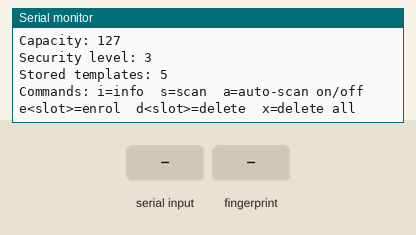
Simulated run of this sketch. Board: ESP32. On the bench: the last lines printed to the serial monitor. The inputs (shaded band) are chosen by the test bench.

Above: at 1.8 s.
1.9 s: "x\n" received over Serial
At 3.1 s:
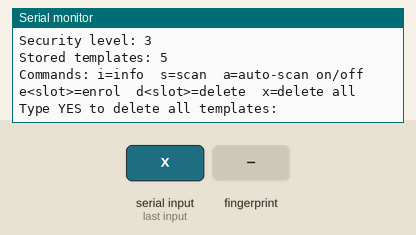
3.4 s: "YES\n" received over Serial
At 4.6 s:
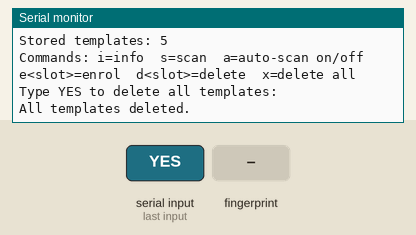
4.9 s: "s90\n" received over Serial
At 5.6 s:
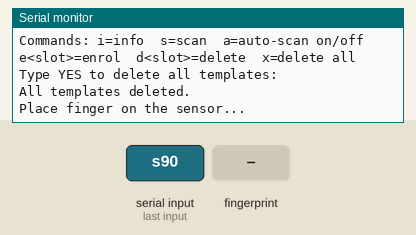
6.4 s: finger stored as number 1 placed on the sensor
At 8.0 s:
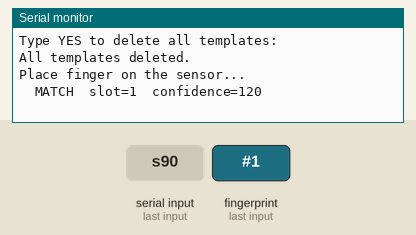
8.3 s: "a90\n" received over Serial
At 9.4 s:
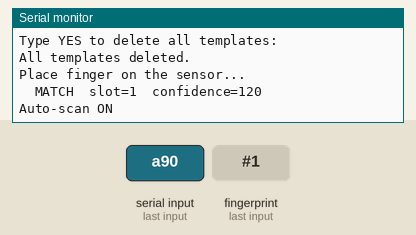
9.8 s: "a,45\n" received over Serial
At 10.9 s:
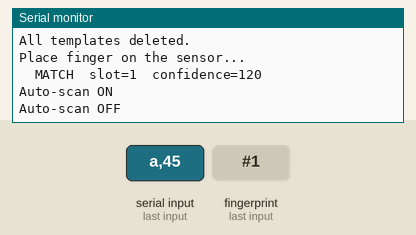

The sketch:

fingerprint_test.ino
```cpp
// fingerprint_test.ino - Stage 1 bench test for the DY50 (DY50-2 v1) fingerprint sensor on an ESP32
// Biometric Student Attendance terminal. Wiring: see docs/hardware/fingerprint-wiring.png
// Serial Monitor: 115200 baud, line ending "Newline". Type a command and press Enter:
//   i        sensor info (capacity, security level, stored templates)
//   s        scan once: place a finger, prints slot + confidence (1:N search)
//   a        toggle auto-scan mode (scans continuously, like the real terminal will)
//   e<slot>  enrol a finger into a slot, e.g. e1
//   d<slot>  delete one slot, e.g. d1
//   x        delete ALL slots (asks for confirmation)

#include <Adafruit_Fingerprint.h>  // driver for DY50 / FPM10A / R307 / AS608 sensors (same protocol) (Library Manager: "Adafruit Fingerprint Sensor Library")

const int FP_RX_PIN = 16;  // ESP32 GPIO16 = UART2 RX, wired to the sensor's TX
const int FP_TX_PIN = 17;  // ESP32 GPIO17 = UART2 TX, wired to the sensor's RX
const uint32_t FP_BAUD = 57600;  // factory default baud rate of these sensors
const uint16_t FINGER_TIMEOUT_MS = 10000;  // how long we wait for a finger before giving up

HardwareSerial fingerSerial(2);  // use the ESP32's hardware UART number 2
Adafruit_Fingerprint finger(&fingerSerial);  // sensor object that talks over UART2

bool autoScan = false;  // true = keep scanning in loop() without typing 's'

void printHelp() {  // list the available commands
  Serial.println("Commands: i=info  s=scan  a=auto-scan on/off  e<slot>=enrol  d<slot>=delete  x=delete all");  // one-line help
}

bool waitForFinger(uint16_t timeoutMs) {  // wait until a finger image is captured, or time out
  unsigned long start = millis();  // remember when we started waiting
  while (millis() - start < timeoutMs) {  // keep trying until the timeout
    uint8_t r = finger.getImage();  // ask the sensor to take a picture
    if (r == FINGERPRINT_OK) return true;  // got an image
    if (r != FINGERPRINT_NOFINGER) Serial.println("  imaging error, keep finger still");  // something other than "no finger yet"
    delay(50);  // short pause between attempts
  }
  return false;  // nobody placed a finger in time
}

void waitForRemoval() {  // wait until the finger is lifted off the glass
  while (finger.getImage() != FINGERPRINT_NOFINGER) delay(50);  // keep checking until the glass is empty
}

void showInfo() {  // print the sensor's parameters
  finger.getParameters();  // read capacity, security level, etc. from the sensor
  finger.getTemplateCount();  // count stored fingerprints
  Serial.print("Capacity: "); Serial.println(finger.capacity);  // maximum templates the sensor can hold
  Serial.print("Security level: "); Serial.println(finger.security_level);  // 1 (loose) .. 5 (strict); design targets level 3
  Serial.print("Stored templates: "); Serial.println(finger.templateCount);  // how many slots are in use
}

bool scanOnce(uint16_t timeoutMs, bool quiet) {  // capture a finger and search all stored templates (1:N)
  if (!quiet) Serial.println("Place finger on the sensor...");  // prompt
  if (!waitForFinger(timeoutMs)) {  // nothing placed in time
    if (!quiet) Serial.println("  no finger detected");  // tell the user
    return false;  // give up
  }
  if (finger.image2Tz(1) != FINGERPRINT_OK) {  // convert the image to features in buffer 1
    Serial.println("  unclear image, try again (press firmly, finger dry and clean)");  // usual cause of failure
    waitForRemoval();  // wait for the finger to lift
    return false;  // try again next time
  }
  uint8_t r = finger.fingerSearch();  // compare buffer 1 against every stored template
  if (r == FINGERPRINT_OK) {  // a match was found
    Serial.print("  MATCH  slot="); Serial.print(finger.fingerID);  // which slot matched (the backend maps slot -> student)
    Serial.print("  confidence="); Serial.println(finger.confidence);  // match score (backend threshold: fp_accept_confidence)
  } else if (r == FINGERPRINT_NOTFOUND) {  // valid print but not enrolled
    Serial.println("  NO MATCH (finger not enrolled)");  // terminal would show "Not recognised"
  } else {  // communication problem
    Serial.println("  search error (check wiring)");  // usually a loose wire
  }
  waitForRemoval();  // don't scan the same touch twice
  return r == FINGERPRINT_OK;  // true only on a match
}

bool enrol(uint16_t slot) {  // capture the same finger twice and store it in a slot
  Serial.print("Enrolling into slot "); Serial.println(slot);  // confirm the target slot
  Serial.println("Place finger...");  // first capture
  if (!waitForFinger(FINGER_TIMEOUT_MS)) { Serial.println("  timed out"); return false; }  // no finger
  if (finger.image2Tz(1) != FINGERPRINT_OK) { Serial.println("  unclear image, start again"); return false; }  // bad first image
  Serial.println("  OK. Remove finger.");  // ask the user to lift
  delay(500);  // small pause so the user reacts
  waitForRemoval();  // wait until lifted
  Serial.println("Place the SAME finger again...");  // second capture
  if (!waitForFinger(FINGER_TIMEOUT_MS)) { Serial.println("  timed out"); return false; }  // no finger
  if (finger.image2Tz(2) != FINGERPRINT_OK) { Serial.println("  unclear image, start again"); return false; }  // bad second image
  uint8_t r = finger.createModel();  // combine both captures into one template
  if (r == FINGERPRINT_ENROLLMISMATCH) { Serial.println("  the two captures didn't match, start again"); return false; }  // different finger or poor placement
  if (r != FINGERPRINT_OK) { Serial.println("  could not create template"); return false; }  // other error
  r = finger.storeModel(slot);  // save the template in the sensor's flash at this slot
  if (r != FINGERPRINT_OK) { Serial.println("  could not store (slot out of range?)"); return false; }  // e.g. slot > capacity
  Serial.println("  STORED. Enrolment complete.");  // success
  waitForRemoval();  // tidy up
  return true;  // done
}

void setup() {  // runs once at power-up
  Serial.begin(115200);  // USB serial monitor
  delay(500);  // give the monitor time to attach
  fingerSerial.begin(FP_BAUD, SERIAL_8N1, FP_RX_PIN, FP_TX_PIN);  // start UART2 on our chosen pins
  delay(100);  // let the sensor settle
  if (finger.verifyPassword()) {  // handshake using the default password (0x00000000)
    Serial.println("DY50 found.");  // wiring and power are good
  } else {  // no reply
    Serial.println("DY50 NOT found. Check: VCC on VIN (5V), GND, sensor TX->GPIO16, sensor RX->GPIO17 (try swapping TX/RX).");  // most common fixes
    while (true) delay(1000);  // stop here until reset
  }
  showInfo();  // print capacity and current templates
  printHelp();  // show the command list
}

void loop() {  // runs forever
  if (Serial.available()) {  // a command was typed
    String line = Serial.readStringUntil('\n');  // read the whole line
    line.trim();  // remove spaces and \r
    if (line.length() == 0) return;  // ignore empty lines
    char cmd = line.charAt(0);  // first character = command
    int arg = line.substring(1).toInt();  // the rest = number (slot), 0 if none
    if (cmd == 'i') showInfo();  // info
    else if (cmd == 's') scanOnce(FINGER_TIMEOUT_MS, false);  // single scan
    else if (cmd == 'a') { autoScan = !autoScan; Serial.println(autoScan ? "Auto-scan ON" : "Auto-scan OFF"); }  // toggle auto mode
    else if (cmd == 'e' && arg >= 1) enrol(arg);  // enrol into slot arg
    else if (cmd == 'd' && arg >= 1) Serial.println(finger.deleteModel(arg) == FINGERPRINT_OK ? "Deleted." : "Delete failed.");  // delete one slot
    else if (cmd == 'x') {  // wipe everything
      Serial.println("Type YES to delete all templates:");  // safety prompt
      while (!Serial.available()) delay(10);  // wait for the answer
      String confirm = Serial.readStringUntil('\n'); confirm.trim();  // read it
      Serial.println(confirm == "YES" && finger.emptyDatabase() == FINGERPRINT_OK ? "All templates deleted." : "Cancelled.");  // only on exact YES
    }
    else printHelp();  // unknown command
  }
  if (autoScan) scanOnce(200, true);  // in auto mode, look for a finger briefly each loop (quiet when nobody touches)
}
```

Measured:
- after the input at 1.9 s, the serial monitor: prints a new line at once (image 1)
- after the input at 3.4 s, the serial monitor: prints a new line at once (image 2)
- after the input at 4.9 s, the serial monitor: prints a new line at once (image 3)
- after the input at 6.4 s, the serial monitor: prints a new line after 0.40 s (image 4)
- after the input at 8.3 s, the serial monitor: prints a new line at once (image 5)
- after the input at 9.8 s, the serial monitor: prints a new line at once (image 6)
